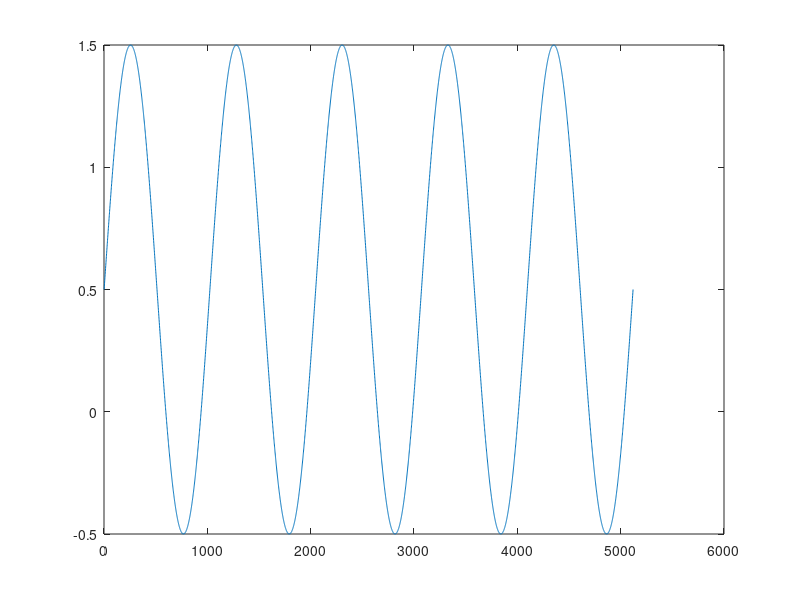
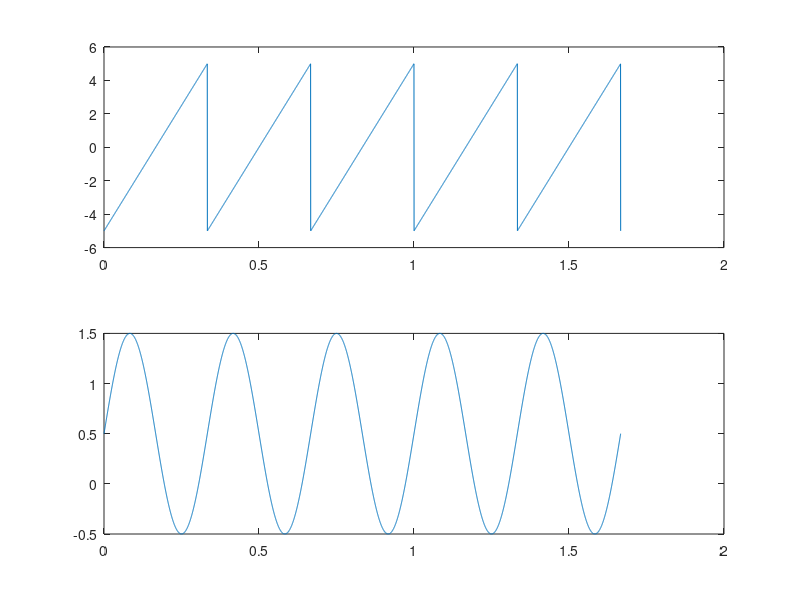

The MATLAB source for these figures, in order:
%% Data Simulation
%
% For analyzing the output of a photodetector using a python GUI a "live
% data set is necessary to determine the programs functionality.

freq = 3;
cycles = 5;
duration = cycles/freq;
bits_per_scan = 1024;

%% Sawtooth Function
%
% Current speed for this function is 3 Hz (a refresh rate of 1/3 s). The
% voltage of the ramp function will tranlate to calibrated values based on
% the current driver configuration. Range of 0-30V is the goal, however I
% have only achieved 0-10V with the current configuration. Other
% configuraitons are being examined.

function_time = linspace(0,duration,cycles*bits_per_scan);
ramp_function = 5*sawtooth(3*(2*pi*function_time),1);
sample_time = function_time;

ramp.time = sample_time;
ramp.output = ramp_function;

%% Photodetector Output
%
% Data collection will be Gaussian white noise along with two Sinc function
% which will pose as the modes of the laser.

bits = bits_per_scan;
noise = rand(1,length(ramp.time));
mode1 = sin(3*(2*pi*function_time))+0.5;

figure('Color',[1 1 1]);
plot(mode1)

photo.signal = mode1;
photo.time = ramp.time;

%% Plotting

figure('Color',[1 1 1]);
subplot(2,1,1);
plot(ramp.time,ramp.output);
subplot(2,1,2);
plot(photo.time,photo.signal);

M = [ramp.output;photo.signal];

csvwrite('photodiode_output',M);

